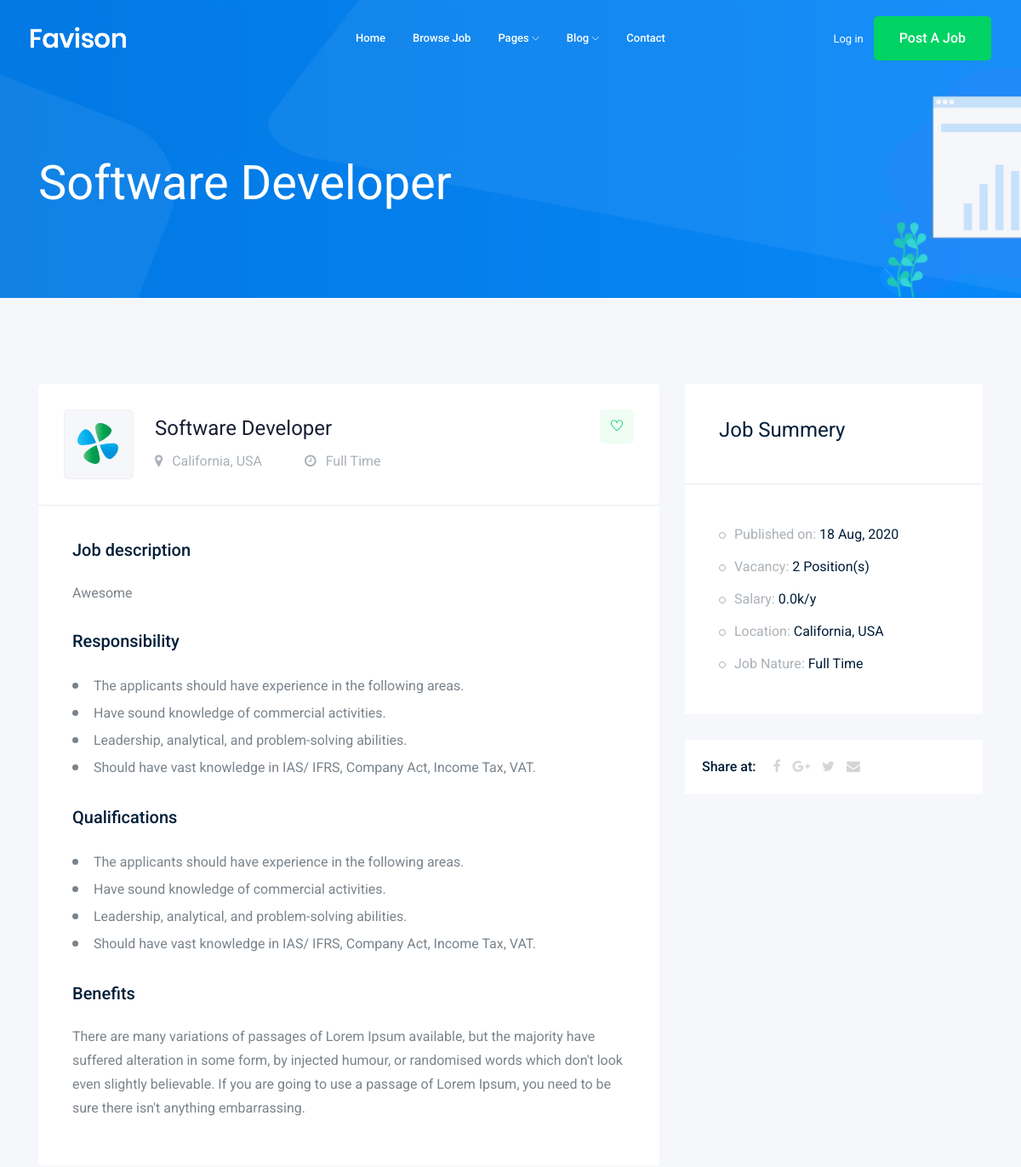
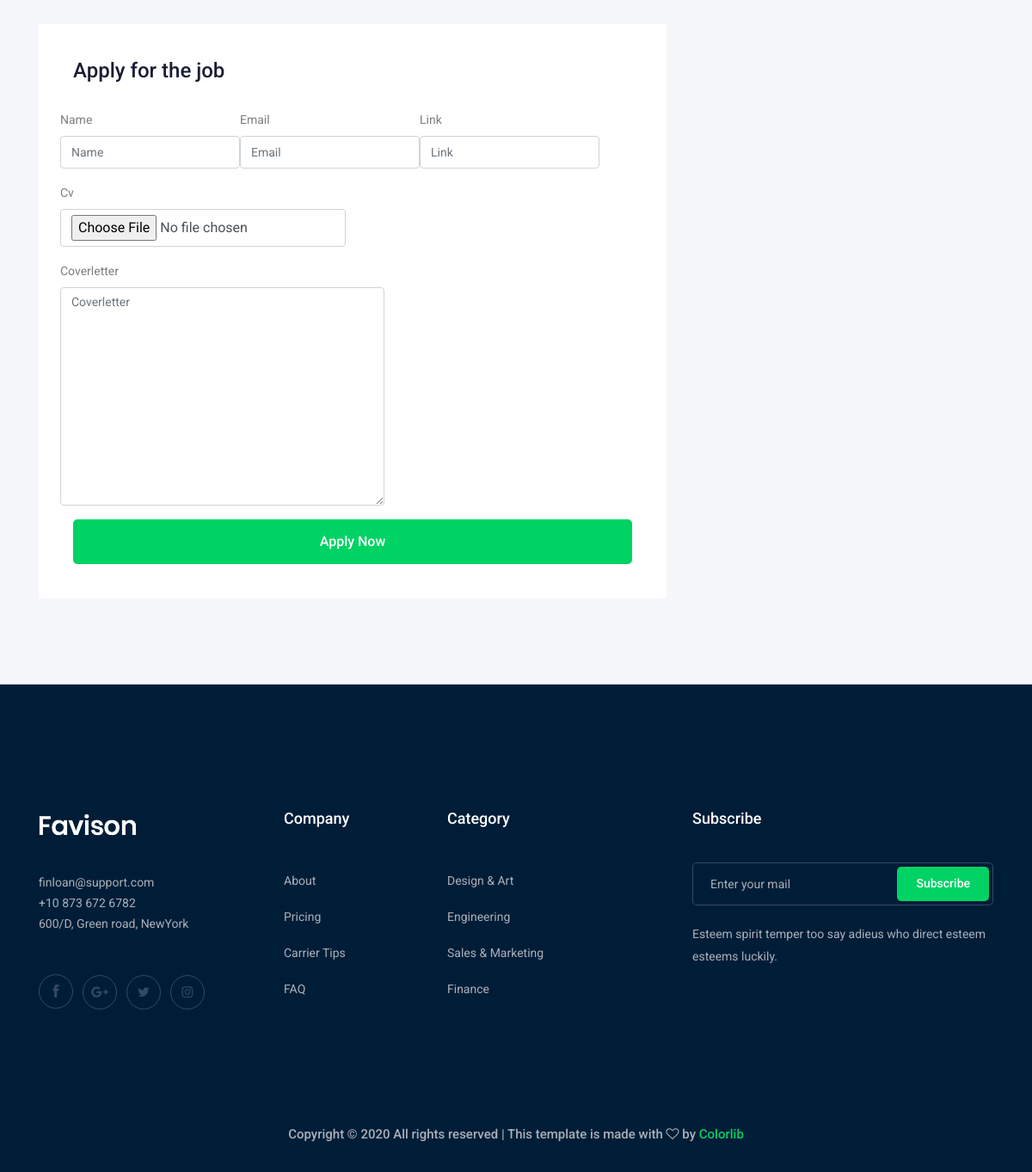
Page /jobs/software-developer on the committed database (2 pictures, top to bottom).
### Job/models.py (models this page shows, shortened)
class Job(models.Model):  #table
    Full_Time = "Full Time"
    Part_Time = "Part Time"
    job_type_CHOICES = [(Full_Time, "Full Time"), (Part_Time, "Part Time")]
    title = models.CharField(max_length=100)  #Colume
    job_type = models.CharField(max_length=15, choices=job_type_CHOICES)
    description = models.TextField(max_length=1000)
    published_at = models.DateTimeField(auto_now_add=True)
    vacancy = models.IntegerField(default=1)
    salary = models.FloatField(default=0.0)
    category = models.ForeignKey('Category', on_delete=models.CASCADE)
    experience = models.IntegerField(default=0)
    image = models.ImageField(upload_to=upload_image)
    slug = models.SlugField(blank=True, null=True)
    def __str__(self):
        return self.title

### Job/views.py (the view)
# urls.py: path('<str:slug>', views.Job_Details, name="job_detail")
def Job_Details(request, slug):
    Job_detail = Job.objects.get(slug=slug)
    if request.method == "POST":
        form = ApplyForm(request.POST,request.FILES) #request.FILES is must be included or will no change in DB because file(s) with will not sent from form
        if form.is_valid():
            myform = form.save(commit = False)
            myform.job = Job_detail
            myform.save()
    else:
        form = ApplyForm()
    context = {"Job": Job_detail,"form": form}
    return render(request, "job/job_details.html", context)

### Job/forms.py
class ApplyForm(forms.ModelForm):
    class Meta:
        model = Apply
        fields = ("name","email","link","cv","coverletter") #Fileds Which will be appear in your form

### Job/templates/job/job_details.html (shortened to what this page needs)
{% extends "base.html" %}
{% load bootstrap4 %}
{% block body %}
<div class="bradcam_area bradcam_bg_1">
    <div class="container">
        <div class="row">
            <div class="col-xl-12">
                <div class="bradcam_text">
                    <h3>{{Job}}</h3>
                </div>
            </div>
        </div>
    </div>
</div>
<div class="job_details_area">
    <div class="container">
        <div class="row">
            <div class="col-lg-8">
                <div class="job_details_header">
                    <div class="single_jobs white-bg d-flex justify-content-between">
                        <div class="jobs_left d-flex align-items-center">
                            <div class="thumb">
                                <img src="img/svg_icon/1.svg" alt="">
                            </div>
                            <div class="jobs_conetent">
                                <a href="#">
                                    <h4>{{Job}}</h4>
                                </a>
                                <div class="links_locat d-flex align-items-center">
                                    <div class="location">
                                        <p> <i class="fa fa-map-marker"></i> California, USA</p>
                                    </div>
                                    <div class="location">
                                        <p> <i class="fa fa-clock-o"></i> {{Job.job_type}}</p>
                                    </div>
                                </div>
                            </div>
                        </div>
                        <div class="jobs_right">
                            <div class="apply_now">
                                <a class="heart_mark" href="#"> <i class="ti-heart"></i> </a>
                            </div>
                        </div>
                    </div>
                </div>
                <div class="descript_wrap white-bg">
                    <div class="single_wrap">
                        <h4>Job description</h4>
                        <p>{{Job.description}}</p>
                    </div>
                    <div class="single_wrap">
                        <h4>Responsibility</h4>
                        <ul>
                            <li>The applicants should have experience in the following areas.
                            </li>
                            <li>Have sound knowledge of commercial activities.</li>
                            <li>Leadership, analytical, and problem-solving abilities.</li>
                            <li>Should have vast knowledge in IAS/ IFRS, Company Act, Income Tax, VAT.</li>
                        </ul>
                    </div>
                    <div class="single_wrap">
                        <h4>Qualifications</h4>
                        <ul>
                            <li>The applicants should have experience in the following areas.
                            </li>
                            <li>Have sound knowledge of commercial activities.</li>
                            <li>Leadership, analytical, and problem-solving abilities.</li>
                            <li>Should have vast knowledge in IAS/ IFRS, Company Act, Income Tax, VAT.</li>
                        </ul>
                    </div>
                    <div class="single_wrap">
                        <h4>Benefits</h4>
                        <p>There are many variations of passages of Lorem Ipsum available, but the majority have
                            suffered alteration in some form, by injected humour, or randomised words which don't look
                            even slightly believable. If you are going to use a passage of Lorem Ipsum, you need to be
                            sure there isn't anything embarrassing.</p>
                    </div>
                </div>
                <div class="apply_job_form white-bg">
                    <h4>Apply for the job</h4>
                    <form action="#" method="POST" enctype="multipart/form-data">
                        <div class="row">
                            {% bootstrap_form form %}
                            <div class="col-md-12">
                                <div class="submit_btn">
                                    <button class="boxed-btn3 w-100" type="submit">Apply Now</button>
                                </div>
                            </div>
                        </div>
                    </form>
                </div>
            </div>
            <div class="col-lg-4">
                <div class="job_sumary">
                    <div class="summery_header">
                        <h3>Job Summery</h3>
                    </div>
                    <div class="job_content">
                        <ul>
                            <li>Published on: <span>{{Job.published_at | date:"d M"}},
                                    {{Job.published_at | date:"o"}}</span></li>
                            <li>Vacancy: <span>{{Job.vacancy}} Position(s)</span></li>
                            <li>Salary: <span>{{Job.salary}}k/y</span></li>
                            <li>Location: <span>California, USA</span></li>
                            <li>Job Nature: <span> {{Job.job_type}}</span></li>
                        </ul>
                    </div>
                </div>
                <div class="share_wrap d-flex">
                    <span>Share at:</span>
                    <ul>
                        <li><a href="#"> <i class="fa fa-facebook"></i></a> </li>
                        <li><a href="#"> <i class="fa fa-google-plus"></i></a> </li>
                        <li><a href="#"> <i class="fa fa-twitter"></i></a> </li>
                        <li><a href="#"> <i class="fa fa-envelope"></i></a> </li>
                    </ul>
                </div>
                <div class="job_location_wrap">
                    <div class="job_lok_inner">
                        <div id="map" style="height: 200px;"></div>
                    </div>
                </div>
            </div>
        </div>
    </div>
</div>
{% endblock body %}

### rows in the picture
Job: title "Software Developer", job_type "Full Time", description "Awesome", published_at "18 Aug", published_at "2020", vacancy "2", salary "0.0"
